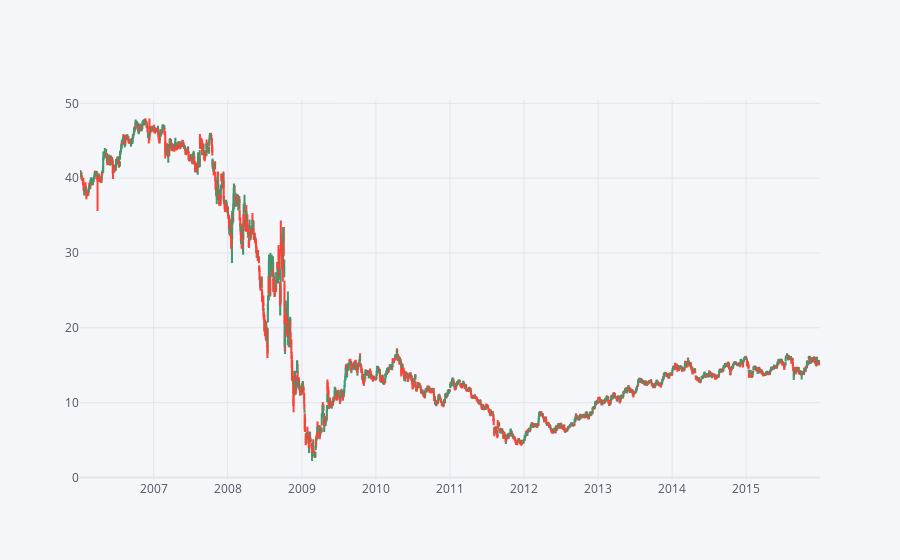

Source (notebook cell):
### Markdown cell above
** Use .iplot(kind='candle) to create a candle plot of Bank of America's stock from Jan 1st 2015 to Jan 1st 2016.**

### Code cell
BAC.iplot(kind='candle')

### Figure 1 — Plotly figure (JSON) as saved in the notebook; plotly's stock layout.template omitted (floating-point values rounded to 4 significant figures; data arrays with more than 128 entries replaced by an {"elided": "..."} marker saying what was removed)
{"data": [{"close": {"elided": "2517 float values"}, "high": {"elided": "2517 float values"}, "low": {"elided": "2517 float values"}, "open": {"elided": "2517 float values"}, "showlegend": false, "type": "candlestick", "x": {"elided": "2517 str values"}, "yaxis": "y2"}], "layout": {"legend": {"bgcolor": "#F5F6F9", "font": {"color": "#4D5663"}}, "paper_bgcolor": "#F5F6F9", "plot_bgcolor": "#F5F6F9", "title": {"font": {"color": "#4D5663"}}, "xaxis": {"gridcolor": "#E1E5ED", "rangeslider": {"visible": false}, "showgrid": true, "tickfont": {"color": "#4D5663"}, "title": {"font": {"color": "#4D5663"}, "text": ""}, "zerolinecolor": "#E1E5ED"}, "yaxis": {"gridcolor": "#E1E5ED", "showgrid": true, "showticklabels": false, "tickfont": {"color": "#4D5663"}, "title": {"font": {"color": "#4D5663"}, "text": ""}, "zerolinecolor": "#E1E5ED"}, "yaxis2": {"gridcolor": "#E1E5ED", "showgrid": true, "tickfont": {"color": "#4D5663"}, "title": {"font": {"color": "#4D5663"}, "text": ""}, "zerolinecolor": "#E1E5ED"}}}
